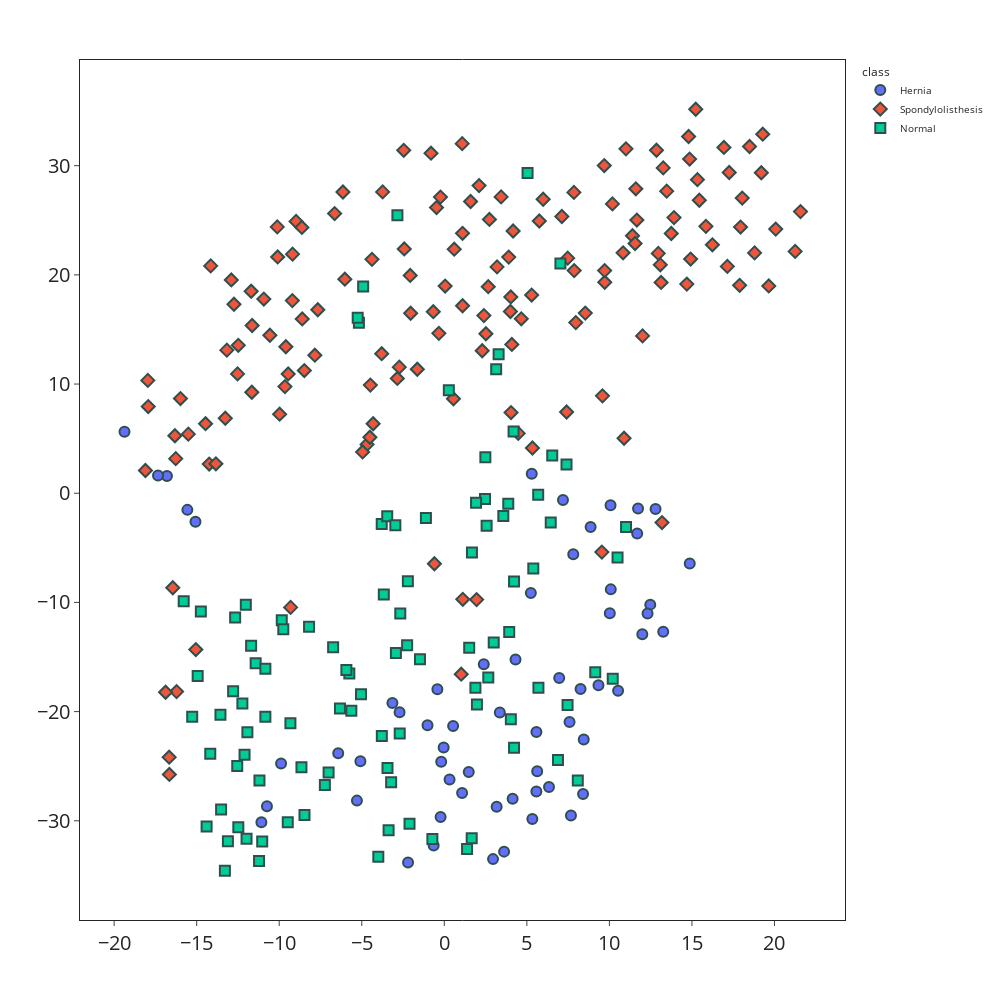

The notebook cell this image was saved under:
### Markdown cell above
#### Plot t-SNE embedding

### Code cell
tsne.plot_tsne_embedding_classification()

### Figure 1 — Plotly figure (JSON) as saved in the notebook; plotly's stock layout.template omitted (floating-point values rounded to 4 significant figures; data arrays with more than 128 entries replaced by an {"elided": "..."} marker saying what was removed)
{"data": [{"customdata": [[0], [1], [2], [3], [4], [5], [6], [7], [8], [9], [10], [11], [12], [13], [14], [15], [16], [17], [18], [19], [20], [21], [22], [23], [24], [25], [26], [27], [28], [29], [30], [31], [32], [33], [34], [35], [36], [37], [38], [39], [40], [41], [42], [43], [44], [45], [46], [47], [48], [49], [50], [51], [52], [53], [54], [55], [56], [57], [58], [59]], "hovertemplate": "class=Hernia<br>comp-1=%{x}<br>comp-2=%{y}<br>id=%{customdata[0]}<extra></extra>", "legendgroup": "Hernia", "marker": {"color": "#636efa", "line": {"color": "DarkSlateGrey", "width": 2}, "size": 10, "symbol": "circle"}, "mode": "markers", "name": "Hernia", "orientation": "v", "showlegend": true, "type": "scatter", "x": [12.8, -0.1882, 10.07, 11.74, -15.56, -0.6453, 2.39, -1.017, -6.426, -19.37, -15.07, 3.62, 7.585, 10.53, 10.08, -5.082, 7.188, -11.08, -0.2245, -0.04029, -9.887, 5.242, 11.68, 0.5333, 7.672, 11.99, 2.951, 5.578, 8.403, 8.863, 4.313, -16.8, 5.626, -5.293, 12.48, 0.3181, -10.74, -2.197, 12.31, 8.253, 1.48, -3.144, 6.96, 7.81, 5.296, 10.02, 8.446, 6.341, 4.138, 5.332, 9.338, 14.87, 13.26, 1.077, 5.577, -17.34, -2.71, 3.362, 3.171, -0.4196], "xaxis": "x", "y": [-1.452, -24.58, -1.109, -1.4, -1.523, -32.26, -15.66, -21.25, -23.81, 5.633, -2.601, -32.83, -20.94, -18.09, -8.805, -24.56, -0.6293, -30.14, -29.65, -23.3, -24.75, -9.136, -3.683, -21.33, -29.52, -12.91, -33.51, -21.87, -27.54, -3.099, -15.22, 1.584, -25.46, -28.15, -10.2, -26.21, -28.67, -33.82, -11.02, -17.93, -25.54, -19.21, -16.91, -5.59, 1.789, -11.0, -22.56, -26.9, -27.99, -29.83, -17.58, -6.437, -12.68, -27.46, -27.32, 1.624, -20.06, -20.08, -28.72, -17.95], "yaxis": "y"}, {"customdata": {"elided": "150x1 int values"}, "hovertemplate": "class=Spondylolisthesis<br>comp-1=%{x}<br>comp-2=%{y}<br>id=%{customdata[0]}<extra></extra>", "legendgroup": "Spondylolisthesis", "marker": {"color": "#EF553B", "line": {"color": "DarkSlateGrey", "width": 2}, "size": 10, "symbol": "diamond"}, "mode": "markers", "name": "Spondylolisthesis", "orientation": "v", "showlegend": true, "type": "scatter", "x": {"elided": "150 float values"}, "xaxis": "x", "y": {"elided": "150 float values"}, "yaxis": "y"}, {"customdata": [[210], [211], [212], [213], [214], [215], [216], [217], [218], [219], [220], [221], [222], [223], [224], [225], [226], [227], [228], [229], [230], [231], [232], [233], [234], [235], [236], [237], [238], [239], [240], [241], [242], [243], [244], [245], [246], [247], [248], [249], [250], [251], [252], [253], [254], [255], [256], [257], [258], [259], [260], [261], [262], [263], [264], [265], [266], [267], [268], [269], [270], [271], [272], [273], [274], [275], [276], [277], [278], [279], [280], [281], [282], [283], [284], [285], [286], [287], [288], [289], [290], [291], [292], [293], [294], [295], [296], [297], [298], [299], [300], [301], [302], [303], [304], [305], [306], [307], [308], [309]], "hovertemplate": "class=Normal<br>comp-1=%{x}<br>comp-2=%{y}<br>id=%{customdata[0]}<extra></extra>", "legendgroup": "Normal", "marker": {"color": "#00cc96", "line": {"color": "DarkSlateGrey", "width": 2}, "size": 10, "symbol": "square"}, "mode": "markers", "name": "Normal", "orientation": "v", "showlegend": true, "type": "scatter", "x": [-2.108, 4.224, -12.23, -2.667, -10.84, -3.998, -5.753, -13.56, -2.253, 11.01, 8.086, -12.67, 4.196, -4.915, -2.841, -12.02, -3.792, 5.686, -3.221, -12.1, 7.402, 1.507, -7.009, -12.54, -11.2, 6.446, 2.486, -3.458, 3.141, -2.207, -2.701, -1.474, -13.11, -8.47, 10.49, -11.43, 4.03, 5.701, -5.047, 7.466, -14.4, -15.27, -15.79, 6.538, 0.2737, 3.29, -9.846, -14.75, -7.235, 3.874, -8.193, -5.173, -0.7236, -11.03, -6.735, -11.93, -6.321, -9.753, 3.931, 1.66, -11.7, 4.224, -3.785, -13.52, -3.442, -2.966, -2.932, -1.114, -13.29, -3.664, 1.885, 2.464, 2.993, -10.84, 2.563, 1.922, 3.575, -11.22, -5.246, -8.653, 1.377, 2.664, -11.98, -14.94, -9.322, -12.79, -3.375, 6.884, 1.674, 7.033, -5.933, 5.042, 9.144, -12.48, -14.18, 1.976, 10.2, 5.39, -5.631, -9.483], "xaxis": "x", "y": [-30.26, -8.076, -19.25, -11.01, -20.47, -33.3, -16.52, -20.29, -13.93, -3.084, -26.3, -11.38, 5.651, 18.95, 25.45, -10.21, -2.822, -0.1475, -26.47, -23.95, 2.643, -14.16, -25.57, -24.99, -26.31, -2.686, 3.306, -2.108, 11.35, -8.052, -22.01, -15.2, -31.88, -29.48, -5.886, -15.57, -20.71, -17.82, -18.4, -19.39, -30.51, -20.47, -9.898, 3.466, 9.44, 12.73, -11.62, -10.84, -26.72, -0.9647, -12.23, 15.62, -31.67, -31.89, -14.1, -21.88, -19.72, -12.47, -12.72, -31.61, -13.96, -23.31, -22.23, -28.96, -25.17, -2.935, -14.62, -2.257, -34.58, -9.264, -17.82, -0.5251, -13.67, -16.08, -2.986, -0.8742, -2.092, -33.68, 16.06, -25.1, -32.58, -16.88, -31.65, -16.74, -21.08, -18.14, -30.86, -24.42, -5.429, 21.05, -16.19, 29.34, -16.39, -30.59, -23.86, -19.35, -17.0, -6.89, -19.93, -30.14], "yaxis": "y"}], "layout": {"font": {"size": 10}, "height": 1000, "legend": {"title": {"text": "class"}, "tracegroupgap": 0}, "margin": {"t": 60}, "width": 1000, "xaxis": {"anchor": "y", "domain": [0, 1], "mirror": true, "showgrid": false, "tickfont": {"size": 20}, "ticks": "outside", "title": {}, "zeroline": false}, "yaxis": {"anchor": "x", "domain": [0, 1], "mirror": true, "showgrid": false, "tickfont": {"size": 20}, "ticks": "outside", "title": {}, "zeroline": false}}}
